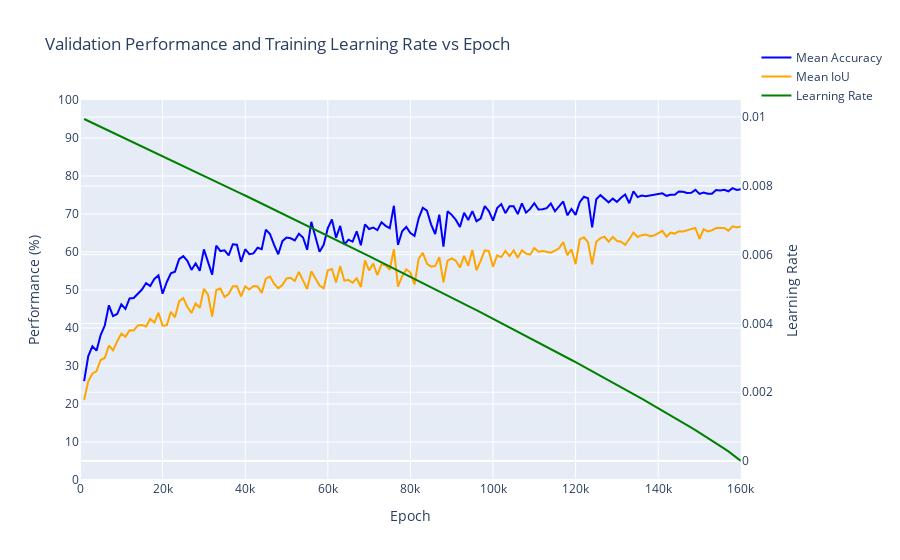

Notebook code cell kept with this figure:
### Code cell
# SEBNet BaselineHead SGD, Pretrained, Batch Size 6, 160K - 66.74 Best mIoU
log_file_path = '/home/robert.breslin/alessandro/paper_2/mmsegmentation/work_dirs/sebnet_baseline-head_1xb6_cityscapes_ce/20250821_121920/20250821_121920.log'
epochs, mIoU, mAcc, lrs = parse_log_file(log_file_path)
plot_accuracies_and_lr_interactive(epochs, mAcc, mIoU, lrs, [0,160000])

### Figure 1 — Plotly figure (JSON) as saved in the notebook; plotly's stock layout.template omitted (floating-point values rounded to 4 significant figures; data arrays with more than 128 entries replaced by an {"elided": "..."} marker saying what was removed)
{"data": [{"line": {"color": "blue"}, "name": "Mean Accuracy", "type": "scatter", "x": {"elided": "160 int values"}, "xaxis": "x", "y": {"elided": "160 float values"}, "yaxis": "y"}, {"line": {"color": "orange"}, "name": "Mean IoU", "type": "scatter", "x": {"elided": "160 int values"}, "xaxis": "x", "y": {"elided": "160 float values"}, "yaxis": "y"}, {"line": {"color": "green"}, "name": "Learning Rate", "type": "scatter", "x": {"elided": "160 int values"}, "xaxis": "x", "y": {"elided": "160 float values"}, "yaxis": "y2"}], "layout": {"hovermode": "x unified", "legend": {"x": 1.15, "xanchor": "right", "y": 1.15, "yanchor": "top"}, "title": {"text": "Validation Performance and Training Learning Rate vs Epoch"}, "xaxis": {"anchor": "y", "domain": [0, 0.94], "range": [0, 160000], "title": {"text": "Epoch"}}, "yaxis": {"anchor": "x", "domain": [0, 1], "dtick": 10, "range": [0, 100], "title": {"text": "Performance (%)"}}, "yaxis2": {"anchor": "x", "overlaying": "y", "side": "right", "title": {"text": "Learning Rate"}}}}
